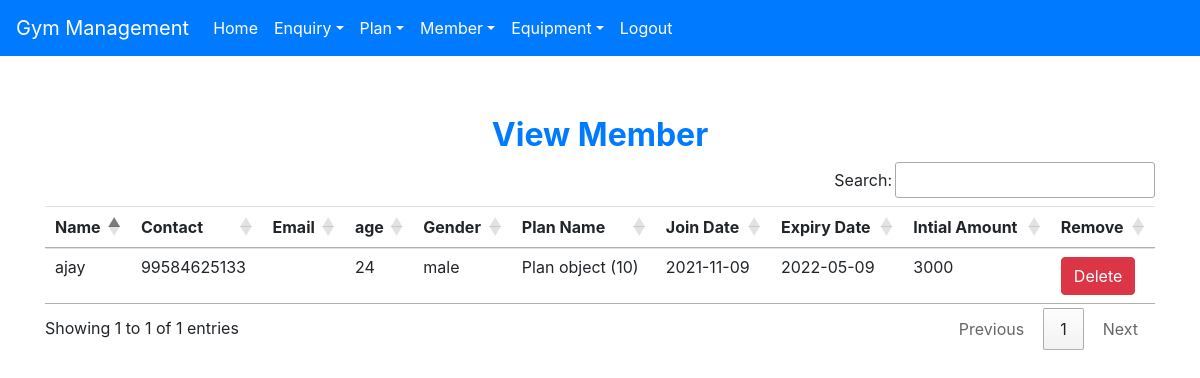
The page /view_member (signed in) on the database as committed earlier.
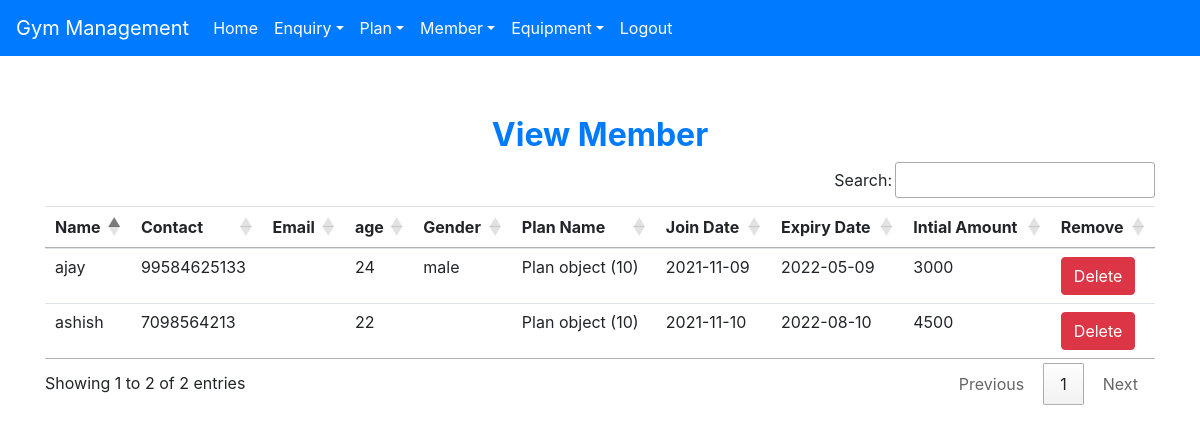
The same page on the database as committed later.
### gym/models.py (models this page shows)
class Member(models.Model):
    name = models.CharField(max_length=50)
    contact = models.CharField(max_length=10)
    emailid = models.CharField(max_length=50)
    age = models.CharField(max_length=10)
    gender = models.CharField(max_length=10)
    plan = models.CharField(max_length=10)
    join_date = models.CharField(max_length=40)
    expiry_date = models.CharField(max_length=40)
    intial_amount = models.CharField(max_length=50)

### gym/views.py (the view)
# urls.py: path('view_member',View_Member ,name='view_member'),
def View_Member(request):
    if not request.user.is_staff:
        return redirect('login')
    member= Member.objects.all()
    d = {'member':member}
    return render(request,'view_member.html',d)

### templates/view_member.html
{% extends 'navgition.html' %}
{% block body %}
<div class = 'container' style ='margin-top:60px'>
<h2 class ='text-center text-primary font-weight-bold'>View Member </h2>
    <table id ="example" class = "table table-hover">
      <thead>
          <tr>
          <th>Name</th>
          <th>Contact</th>
          <th>Email</th>
          <th>age</th>
          <th>Gender</th>
          <th>Plan Name</th>
          <th>Join Date</th>
          <th>Expiry Date</th>
          <th>Intial Amount</th>
          <th>Remove</th>
          </tr>
      </thead>
      <tbody>
         {% for i in member %}
         <tr>
              <td>{{i.name}} </td>
              <td>{{i.contact}} </td>
              <td>{{i.email}} </td>
              <td>{{i.age}} </td>
              <td>{{i.gender}} </td>
              <td>{{i.plan}} </td>
              <td>{{i.join_date}} </td>
              <td>{{i.expiry_date}} </td>
              <td>{{i.intial_amount}} </td>
              <td><a class ="btn btn-danger"href = "{% url 'delete_member' i.id %}" onclick ="return confirm('Are You Sure?')">Delete</a></td>
         </tr>
         {% endfor %}
      </tbody>
    </table>
</div>
 {% endblock %}

### templates/navgition.html (shortened to what this page needs)
<html lang ="en">
<head>
  {% load static %}
  <link rel="stylesheet" href="https://maxcdn.bootstrapcdn.com/bootstrap/4.5.2/css/bootstrap.min.css">
  <link rel ='stylesheet' href ="{% static 'css/c1.css' %}">
</head>
 <link rel ='stylesheet' href ="https://cdn.datatables.net/1.10.20/css/jquery.dataTables.min.css">
 <link rel ='stylesheet' href ="https://cdn.datatables.net/buttons/1.6.1/css/buttons.dataTables.min.css">
<nav class="navbar navbar-expand-md bg-primary navbar-dark">
<a class="navbar-brand" href="">Gym Management</a>
 <div class ='collapse navbar-collapse' id ='abc'>
   <ul class ="navbar-nav">
    {% if request.user.is_staff %}
     <li class ='nav-item'><a class ='nav-link' href = "{% url 'home' %}">Home</a></li>
     <li class ='nav-item dropdown'>
     <a class ='nav-link dropdown-toggle' data-toggle='dropdown' href = "#">Enquiry</a>
     </li>
     <li class ='nav-item dropdown'>
     <a class ='nav-link dropdown-toggle' data-toggle='dropdown' href = "#">Plan</a>
     </li>
     <li class ='nav-item dropdown'>
     <a class ='nav-link dropdown-toggle' data-toggle='dropdown' href = "#">Member</a>
     </li>
     <li class ='nav-item dropdown'>
     <a class ='nav-link dropdown-toggle' data-toggle='dropdown' href = "#">Equipment</a>
     </li>
     <li class ='nav-item'><a class ='nav-link' href = " {% url 'logout'%}">Logout</a></li>
    {% endif %}
  </ul>
 </div>
</nav>
{% block body %}
{% endblock %}

### static/css/c1.css (style rules this page uses)
.nav-link { color:white !important; }

Rows that differ between the two databases and show on the page:
added Member: name "ashish", contact "7098564213", age "22", plan "Plan object (10)", join_date "2021-11-10", expiry_date "2022-08-10", intial_amount "4500"
Other text that changed with them:
text written by a page script: "Search: Showing 1 to 1 of 1 entries Previous 1 Next" → "Search: Showing 1 to 2 of 2 entries Previous 1 Next"
